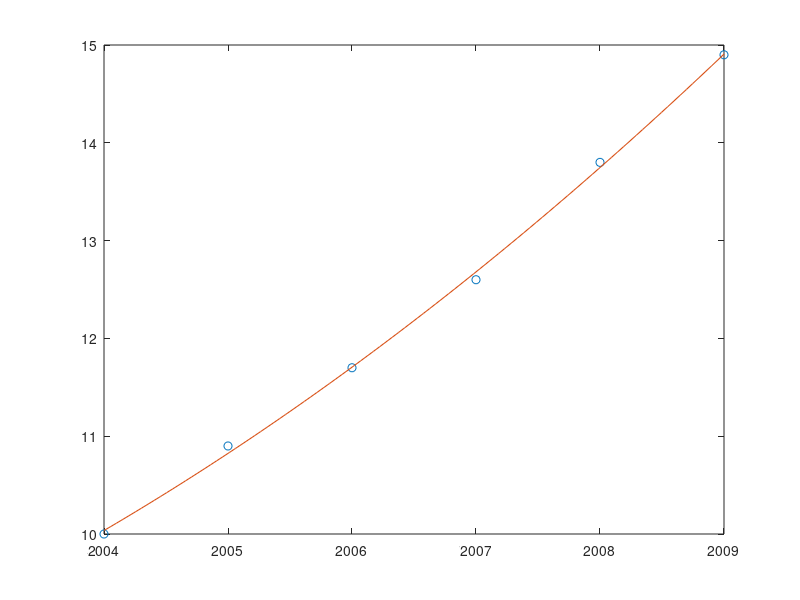

Source code (MATLAB):
years = [2004 2005 2006 2007 2008 2009];
population = [10 10.9 11.7 12.6 13.8 14.9];

P = polyfit(years, population, 2);

years_fit = linspace(2004, 2009, 100);
population_fit = polyval(P, years_fit);

figure;
plot(years, population, 'o', 'MarkerSize', 6, 'DisplayName', 'Data');
hold on;
plot(years_fit, population_fit, '-', 'LineWidth', 0.8, 'DisplayName', 'Fitted Curve');

target_population = 20.06;
coefficients = P;
coefficients(end) = coefficients(end) - target_population;
estimated_year = roots(coefficients);

realistic_year = estimated_year(estimated_year > 2009 & estimated_year < 2100);
if ~isempty(realistic_year)
    fprintf('t = \n\t\t%.2f\n', realistic_year);
else
    fprintf('Not found in the given range.\n');
end
